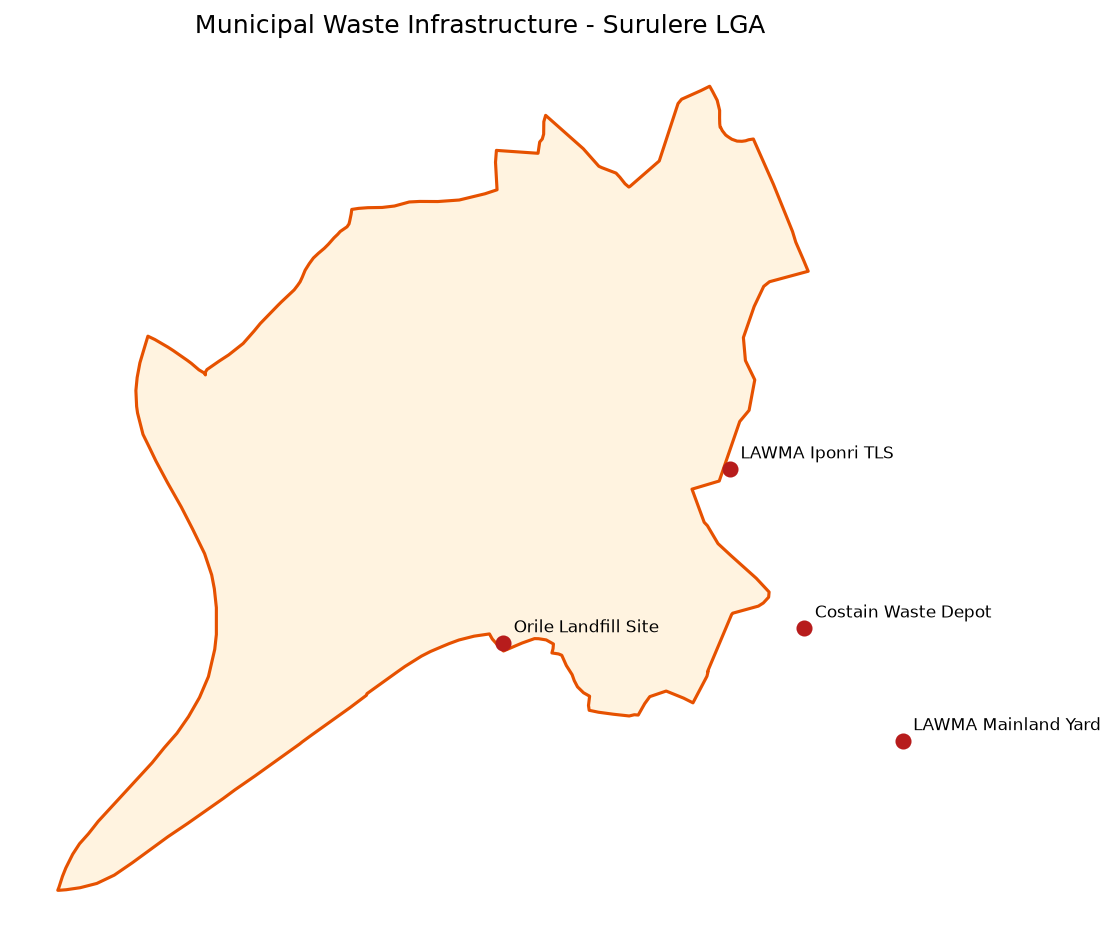

Reproduce this figure in Python.
import geopandas as gpd
import matplotlib.pyplot as plt

boundary = gpd.read_file("data/processed/surulere_boundary_utm31.gpkg")
points = gpd.read_file("data/processed/surulere_points_py.gpkg", layer="waste_points")

# Reproject points to match boundary projected CRS
points_proj = points.to_crs(boundary.crs)

fig, ax = plt.subplots(figsize=(8, 8))
boundary.plot(ax=ax, color="#FFF3E0", edgecolor="#E65100", linewidth=1.5)
points_proj.plot(ax=ax, color="#B71C1C", markersize=45, zorder=3)

for x, y, label in zip(points_proj.geometry.x, points_proj.geometry.y, points_proj["name"]):
    ax.annotate(label, xy=(x, y), xytext=(5, 5), textcoords="offset points", fontsize=8)

ax.set_title("Municipal Waste Infrastructure - Surulere LGA")
ax.set_axis_off()
fig.savefig("month-03/week-10/my_map.png", dpi=150, bbox_inches="tight")
print("Saved month-03/week-10/my_map.png")
